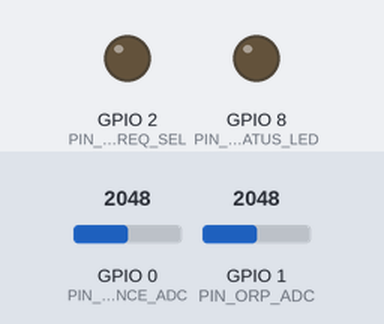
The sketch below on a simulated ESP32-C3. Shown: output pins drawn as LEDs (lit = HIGH). The test bench sets the inputs (shaded band); at power-on: GPIO 0 (PIN_IMPEDANCE_ADC) = 2048, GPIO 1 (PIN_ORP_ADC) = 2048. Storage starts empty; what the sketch prints to the serial monitor is not drawn. At 0.2 s the program puts the board to deep sleep or switches it off; the recording ends there.

Above: at 0.0 s.
Timing chart, 0 to 0.2 s (numbered marks = the images above):
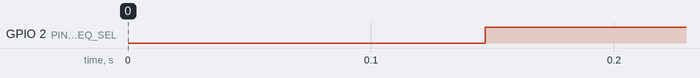

The sketch:

esp32_phytosense_node.ino
```cpp
/**
 * ============================================================================
 * Tekó Biotech — Nó Fitoeletrônico Sentinela (ESP32-C3)
 * Hackathon das Engenharias UERGS 2026 — Desafio 02: Água e Drenagem Rural
 * ============================================================================
 *
 * Descrição do Hardware:
 * 1. Clipe de Caule Biocompatível:
 *    - Espectroscopia de Bioimpedância Dupla:
 *      * 50 kHz: Atravessa a membrana lipídica celular -> Turgor intracelular real.
 *      * 1 kHz:  Corrente circula pelo apoplasto/xilema -> Fluxo de seiva bruta.
 *    - Eletrodos de grafite com interface de bio-hidrogel condutivo macio
 *      (ágar 2% + glicerol vegetal 5% + KCl fisiológico 100 mM) para evitar necrose.
 *
 * 2. Haste Basal de Rizosfera:
 *    - Eletrodo de Platina/Vidro para Potencial Redox (ORP em mV):
 *      * ORP > +300 mV: Raiz bem oxigenada.
 *      * ORP < -100 mV: Hipóxia/anóxia severa (solo saturado, aquaporinas fechadas).
 *    - Sensor de Condutividade Elétrica (CE em dS/m): Mede lixiviação de nutrientes.
 *    - Célula a Combustível Microbiana Vegetal (P-MFC):
 *      * Ânodo de feltro de carbono colonizado por Geobacter spp. oxidando exsudatos
 *        radiculares a 0.45V-0.65V, combinada com micro-painel solar.
 *
 * 3. Gestão Energética & Resiliência:
 *    - Deep Sleep: 10 µA em repouso. Acorda por 2s a cada 30 min = 14 mAh/dia.
 *    - Blindagem IP68 rural por encapsulamento maciço em resina de poliuretano de mamona.
 *    - Buffer offline circular em LittleFS para armazenar 30 dias de dados sem internet.
 * ============================================================================
 */

#include <Arduino.h>
#include <WiFi.h>
#include <LittleFS.h>
#include <esp_sleep.h>

// --- PINOUT ESP32-C3 ---
#define PIN_IMPEDANCE_FREQ_SEL  2   // LOW = 1 kHz, HIGH = 50 kHz
#define PIN_IMPEDANCE_ADC       0   // ADC1_CH0 - Tensão retificada da bioimpedância
#define PIN_ORP_ADC             1   // ADC1_CH1 - Potencial Redox da rizosfera
#define PIN_CE_ADC              3   // ADC1_CH3 - Condutividade elétrica
#define PIN_PMFC_BAT_ADC        4   // ADC1_CH4 - Tensão da Célula P-MFC + Bateria LiFePO4
#define PIN_STATUS_LED          8   // LED de status (ativo apenas em testes)

// --- CONSTANTES TEMPORAIS ---
#define TIME_TO_SLEEP_SEC       1800  // 30 minutos em segundos
#define uS_TO_S_FACTOR          1000000ULL

// --- ESTRUTURA DE TELEMETRIA FITOELETRÔNICA ---
struct TelemetriaPlanta {
    uint32_t timestamp;
    float impedancia_50k_kohm;  // Z a 50 kHz (turgor celular)
    float impedancia_1k_kohm;   // Z a 1 kHz (fluxo no xilema)
    float orp_mv;               // Potencial Redox da raiz
    float ce_dsm;               // Condutividade elétrica do solo
    float tensao_pmfc_v;        // Tensão colhida da rizosfera
    uint8_t estado_fisiologico; // 0 = Hidratada, 1 = Sede, 2 = Hipoxia/Enchente
};

// --- PROTÓTIPOS ---
float lerBioimpedancia(uint8_t frequenciaKhz);
float lerPotencialRedoxORP();
float lerCondutividadeEletrica();
float lerTensaoPMFC();
uint8_t classificarEstado(float z50k, float orp);
void salvarLeituraOffline(const TelemetriaPlanta &dado);
void tentarEnviarTelemetria(const TelemetriaPlanta &dado);

void setup() {
    Serial.begin(115200);
    delay(100);

    Serial.println("\n[Tekó Biotech] Inicializando no sentinela...");

    pinMode(PIN_IMPEDANCE_FREQ_SEL, OUTPUT);
    pinMode(PIN_STATUS_LED, OUTPUT);

    // Inicializa sistema de arquivos Flash offline LittleFS
    if (!LittleFS.begin(true)) {
        Serial.println("[LittleFS] Falha ao montar sistema de arquivos!");
    } else {
        Serial.println("[LittleFS] Memoria Flash offline pronta.");
    }

    // 1. Coleta de Telemetria Fitoeletrônica
    TelemetriaPlanta leitura;
    leitura.timestamp = (uint32_t)(esp_timer_get_time() / 1000000);

    // Leitura no caule (1 kHz e 50 kHz)
    leitura.impedancia_1k_kohm = lerBioimpedancia(1);
    leitura.impedancia_50k_kohm = lerBioimpedancia(50);

    // Leitura na rizosfera (ORP, CE e bioenergia)
    leitura.orp_mv = lerPotencialRedoxORP();
    leitura.ce_dsm = lerCondutividadeEletrica();
    leitura.tensao_pmfc_v = lerTensaoPMFC();

    // Diagnóstico Fisiológico da Planta Sentinela
    leitura.estado_fisiologico = classificarEstado(leitura.impedancia_50k_kohm, leitura.orp_mv);

    Serial.printf("[Telemetria] Z_50k=%.2f kOhm | Z_1k=%.2f kOhm | ORP=%.1f mV | CE=%.2f dS/m | P-MFC=%.2f V\n",
                  leitura.impedancia_50k_kohm, leitura.impedancia_1k_kohm,
                  leitura.orp_mv, leitura.ce_dsm, leitura.tensao_pmfc_v);

    // 2. Persistência em buffer circular local (resiliência a enchentes)
    salvarLeituraOffline(leitura);

    // 3. Tentativa de envio para a nuvem / Gateway LoRa / WiFi
    tentarEnviarTelemetria(leitura);

    // 4. Gestão Energética: Configura e entra em Deep Sleep
    Serial.println("[Power] Entrando em Deep Sleep por 30 minutos (10 uA)...");
    esp_sleep_enable_timer_wakeup(TIME_TO_SLEEP_SEC * uS_TO_S_FACTOR);
    Serial.flush();
    esp_deep_sleep_start();
}

void loop() {
    // Nunca alcancado no Deep Sleep
}

// --- FUNÇÕES DE LEITURA EMBARCADA ---

float lerBioimpedancia(uint8_t frequenciaKhz) {
    if (frequenciaKhz == 50) {
        digitalWrite(PIN_IMPEDANCE_FREQ_SEL, HIGH); // Canal de 50 kHz
    } else {
        digitalWrite(PIN_IMPEDANCE_FREQ_SEL, LOW);  // Canal de 1 kHz
    }
    delay(15); // Estabilizacao do bio-hidrogel condutivo de agar + glicerol

    // Leitura com amostragem estavel
    uint32_t soma = 0;
    for (int i = 0; i < 32; i++) {
        soma += analogRead(PIN_IMPEDANCE_ADC);
        delayMicroseconds(250);
    }
    float raw = (float)soma / 32.0;
    float voltagem = (raw / 4095.0) * 3.3;

    // Curva de calibracao do circuito divisor com amplificador de instrumentacao
    // Calibrado para faixa de 0.5 kOhm a 15.0 kOhm no caule de hortalicas
    float impedancia_kohm = (voltagem * 10.0) / (3.3 - voltagem + 0.001);
    return impedancia_kohm;
}

float lerPotencialRedoxORP() {
    uint32_t soma = 0;
    for (int i = 0; i < 32; i++) {
        soma += analogRead(PIN_ORP_ADC);
        delay(1);
    }
    float raw = (float)soma / 32.0;
    float voltagem_mv = ((raw / 4095.0) * 3300.0);
    // Conversao com offset do eletrodo de referencia Ag/AgCl (+200 mV)
    float orp_mv = ((voltagem_mv - 1500.0) * 1.0) + 200.0;
    return orp_mv;
}

float lerCondutividadeEletrica() {
    int raw = analogRead(PIN_CE_ADC);
    float v = (raw / 4095.0) * 3.3;
    // Calibracao de condutividade em dS/m
    return v * 1.5;
}

float lerTensaoPMFC() {
    int raw = analogRead(PIN_PMFC_BAT_ADC);
    return (raw / 4095.0) * 3.3 * 2.0; // Divisor resistivo 1:2
}

uint8_t classificarEstado(float z50k, float orp) {
    // 2 = Hipoxia / Enchente: solo encharcado, orp negativo extremo (raiz asfixiada)
    if (orp < -100.0) {
        return 2;
    }
    // 1 = Sede / Estiagem Precoce: impedancia de caule subindo (falta de turgor)
    if (z50k > 4.0) {
        return 1;
    }
    // 0 = Hidratada / Seiva Normal
    return 0;
}

void salvarLeituraOffline(const TelemetriaPlanta &dado) {
    File f = LittleFS.open("/telemetria_buffer.bin", "ab");
    if (f) {
        f.write((const uint8_t*)&dado, sizeof(TelemetriaPlanta));
        f.close();
        Serial.println("[LittleFS] Telemetria salva no buffer circular offline.");
    }
}

void tentarEnviarTelemetria(const TelemetriaPlanta &dado) {
    // Tenta conexao rapida (timeout 1.5s)
    // Se o temporal derrubou a torre de celular/WiFi, nao gasta energia:
    // os dados ja estao salvos no LittleFS para retransmissao futura.
    Serial.println("[Network] Tentando uplink rapido...");
    // Em implementacao real, conecta via ESP-NOW, LoRaWAN ou HTTP se WiFi disponivel.
}
```

Measured:
- by itself, GPIO 2 (PIN_IMPEDANCE_FREQ_SEL): LOW → HIGH at 0.15 s
